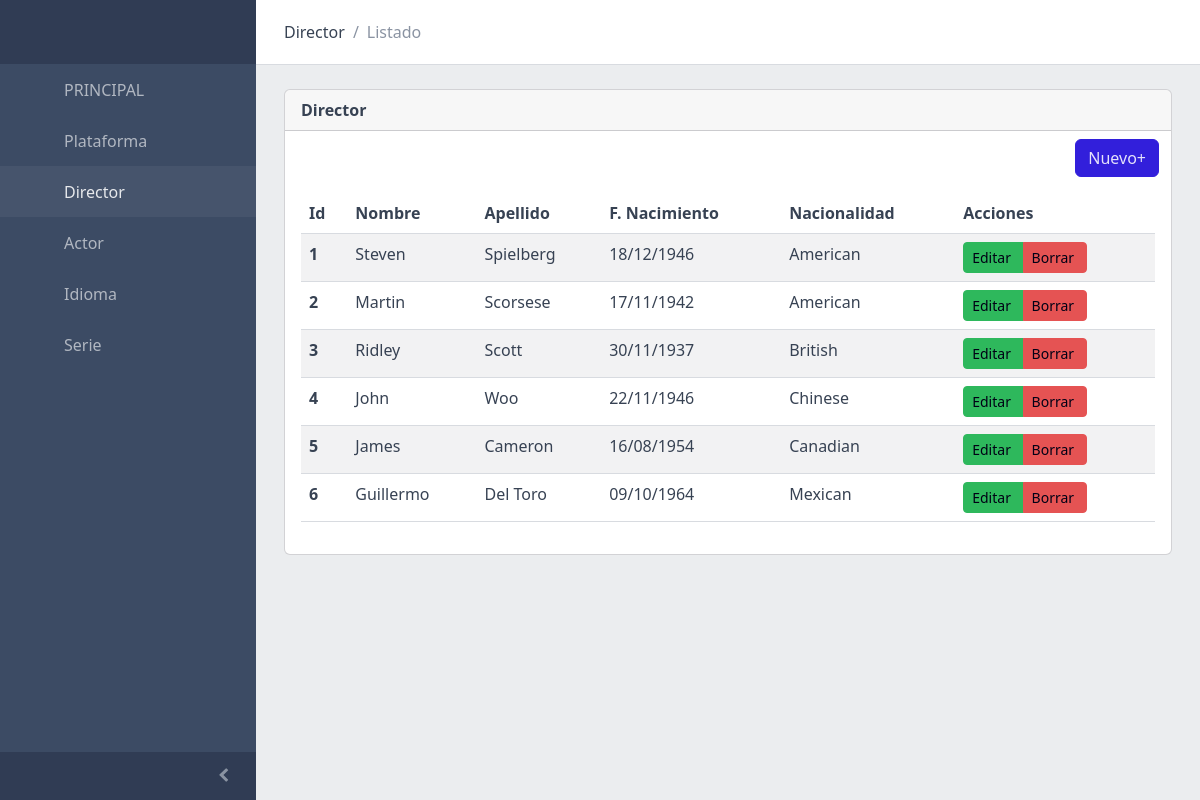
Page /views/director/List.php on the committed database.
### tables this page shows
create table director(
    id int auto_increment primary key,
    name varchar(50) not null,
    lastname varchar(50) not null,
    birthday date not null,
    nationality varchar(50) not null
);

### models/Director.php (called while the page is built, shortened)
<?php
class Director
{
    private $id;
    private $name;
    private $lastname;
    private $birthday;
    private $nationality;
    private $connectionDB;
    public function __construct($id = null, $name = null, $lastname = null, $birthday = null, $nationality = null)
    {
        if ($id != null)
            $this->id = $id;
        if ($name != null)
            $this->name = $name;
        if ($lastname != null)
            $this->lastname = $lastname;
        if ($birthday != null)
            $this->birthday = $birthday;
        if ($nationality != null)
            $this->nationality = $nationality;
        $this->connectionDB = new ConnectionDB();
    }
    public function getId()
    {
        return $this->id;
    }
    public function getName()
    {
        return $this->name;
    }
    public function getLastName()
    {
        return $this->lastname;
    }
    public function getBirthday()
    {
        return $this->birthday;
    }
    public function getNationality()
    {
        return $this->nationality;
    }
    public function getAll()
    {
        $mysqli = $this->connectionDB->initConnectionDb();
        $query = $mysqli->query("SELECT id,name,lastname,birthday,nationality FROM director order by id asc");
        $listData = [];
        foreach ($query as $item) {
            $itemObject = new Director($item['id'], $item['name'], $item['lastname'], $item['birthday'], $item['nationality']);
            array_push($listData, $itemObject);
        }
        return $listData;
    }
}

### controllers/DirectorController.php (called while the page is built, shortened)
<?php
require_once(__DIR__ . '../../models/Director.php');
function listDirector()
{
    $model = new Director();
    $directorList = $model->getAll();
    $DirectorObjectArray = [];
    foreach ($directorList as $directorItem) {
        $directorObject = new Director($directorItem->getId(), $directorItem->getName(), $directorItem->getLastName(), $directorItem->getBirthday(), $directorItem->getNationality());
        array_push($DirectorObjectArray, $directorObject);
    }
    return $DirectorObjectArray;
}

### views/director/List.php (the view, shortened to what this page needs)
<?php
require_once('../../controllers/DirectorController.php');
$directorList = listDirector();
include('../partial/sidebar.php');
?>
<div class="wrapper d-flex flex-column min-vh-100 bg-light">
    <header class="header header-sticky mb-4">
        <div class="container-fluid">
            <nav aria-label="breadcrumb">
                <ol class="breadcrumb my-0 ms-2">
                    <li class="breadcrumb-item">
                        <span>Director</span>
                    </li>
                    <li class="breadcrumb-item active"><span>Listado</span></li>
                </ol>
            </nav>
        </div>
    </header>
    <div class="body flex-grow-1 px-3">
        <div class="container-lg">
            <div class="row">
                <div class="col-sm-12 col-lg-12">
                    <div class="card mb-4">
                        <div class="card-header"><strong>Director</strong></div>
                        <div class="row">
                            <div class="col-md-6"></div>
                            <div class="col-md-6 text-end pt-2 pe-4">
                                <a href="Form.php" class="btn btn-primary text-end">Nuevo+</a>
                            </div>
                        </div>
                        <div class="card-body">
                            <div class="example">
                                <table class="table table-striped">
                                    <thead>
                                        <tr>
                                            <th scope="col">Id</th>
                                            <th scope="col">Nombre</th>
                                            <th scope="col">Apellido</th>
                                            <th scope="col">F. Nacimiento</th>
                                            <th scope="col">Nacionalidad</th>
                                            <th scope="col">Acciones</th>
                                        </tr>
                                    </thead>
                                    <tbody>
                                        <?php
                                        foreach ($directorList as $directorItem) {
                                        ?>
                                            <tr>
                                                <th><?php echo $directorItem->getId(); ?></th>
                                                <td><?php echo $directorItem->getName(); ?></td>
                                                <td><?php echo $directorItem->getLastName(); ?></td>
                                                <td><?php $birthday = date("d/m/Y", strtotime($directorItem->getBirthday())); echo $birthday; ?></td>
                                                <td><?php echo $directorItem->getNationality(); ?></td>
                                                <td>
                                                    <div class="btn-group btn-group-sm" role="group" aria-label="Basic example">
                                                        <a href="Form.php?director=<?php echo $directorItem->getId(); ?>" class="btn btn-success">
                                                            Editar&nbsp;<i class="bi bi-pencil"></i>
                                                        </a>
                                                        <button class="btn btn-danger  ml-1" type="button" data-coreui-toggle="modal" data-coreui-target="#exampleModalCenter<?php echo $directorItem->getId(); ?>">
                                                            Borrar&nbsp;<i class="bi bi-trash"></i>
                                                        </button>
                                                    </div>
                                                </td>
                                            </tr>
                                        <?php
                                        }
                                        ?>
                                    </tbody>
                                </table>
                            </div>
                        </div>
                    </div>
                </div>
            </div>
        </div>
    </div>
</div>
<?php
include('../partial/footer.php');
?>

### rows in the picture
director: id "1", name "Steven", lastname "Spielberg", birthday "18/12/1946", nationality "American"
director: id "2", name "Martin", lastname "Scorsese", birthday "17/11/1942", nationality "American"
director: id "3", name "Ridley", lastname "Scott", birthday "30/11/1937", nationality "British"
director: id "4", name "John", lastname "Woo", birthday "22/11/1946", nationality "Chinese"
director: id "5", name "James", lastname "Cameron", birthday "16/08/1954", nationality "Canadian"
director: id "6", name "Guillermo", lastname "Del Toro", birthday "09/10/1964", nationality "Mexican"
